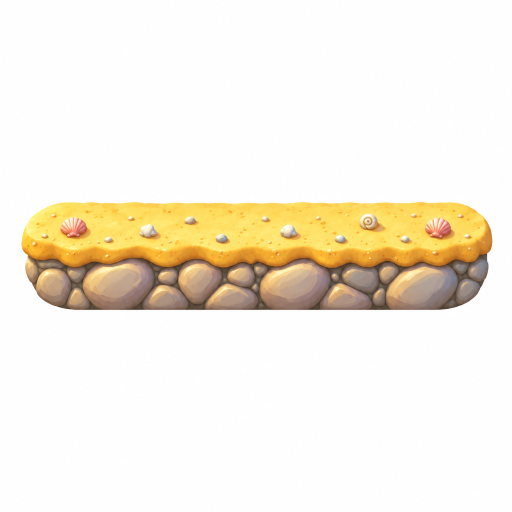
#> input picture art/map_src/plinth_beach_src.png, 1024 x 1024 px (shown at 1/2 size); its folder holds only this picture in this run
$ python cut_plinths.py
#> lines starting #> are read from the running program, lines starting #| are printed output that depends on the picture
"""Cuts the map plinths (side-view ground pieces under the buildings) out of their white background.

python tools/art/cut_plinths.py
Reads art/map_src/plinth_<land>_src.png, writes unity/Assets/_Game/Art/Resources/Map/plinth_<land>.png,
trimmed, 512 px wide. The white around the piece is found by a flood fill from the picture's edge, so white
inside it (flowers, shells) stays.
"""
from collections import deque
from pathlib import Path
from PIL import Image, ImageFilter

ROOT = Path(__file__).resolve().parents[2]
SRC = ROOT / "art/map_src"
OUT = ROOT / "unity/Assets/_Game/Art/Resources/Map"
WIDTH = 512


def cut(src, dst):
    im = Image.open(src).convert("RGB")
    w, h = im.size
#> w = 1024; h = 1024
    px = im.load()
    bg = [[False] * w for _ in range(h)]
    q = deque((x, y) for x in range(w) for y in (0, h - 1))
    q.extend((x, y) for y in range(h) for x in (0, w - 1))
    while q:
        x, y = q.popleft()
        if not (0 <= x < w and 0 <= y < h) or bg[y][x]:
            continue
        r, g, b = px[x, y]
        if min(r, g, b) < 225:
            continue
        bg[y][x] = True
        q.extend(((x + 1, y), (x - 1, y), (x, y + 1), (x, y - 1)))
#> this loop made 3425396 passes
#> (r, g, b) on passes 1 to 3: (254, 255, 255), (254, 254, 254), (254, 254, 254)
#> after the loop, bg = 1024 items
    mask = Image.new("L", (w, h), 0)
#> mask: PIL image 1024x1024 L; every value is 0
    mp = mask.load()
    for y in range(h):
        for x in range(w):
            if not bg[y][x]:
                mp[x, y] = 255
    # A one-pixel soft edge instead of the white fringe.
    mask = mask.filter(ImageFilter.MinFilter(3)).filter(ImageFilter.GaussianBlur(0.8))
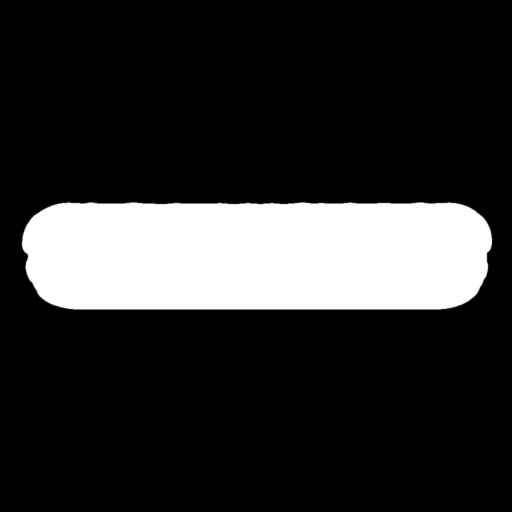
#> mask: PIL image 1024x1024 L (shown at 1/2 size); min 0, max 255, mean 46.4
    out = im.convert("RGBA")
#> out is the input picture: PIL image 1024x1024 RGBA; mean R, G, B, A 245.6, 238.7, 225.3, 255
    out.putalpha(mask)
    out = out.crop(mask.getbbox())
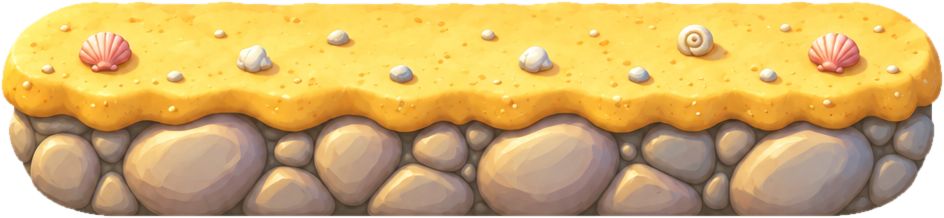
#> out: PIL image 944x218 RGBA; mean R, G, B, A 210.9, 176.3, 107.7, 236.5; transparent parts drawn white
    out = out.resize((WIDTH, round(out.height * WIDTH / out.width)), Image.LANCZOS)
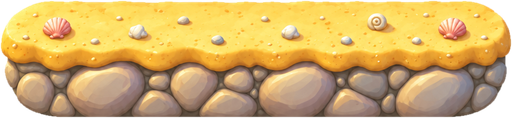
#> out: PIL image 512x118 RGBA; mean R, G, B, A 197.7, 162.8, 93.7, 236.5; transparent parts drawn white
    out.save(dst, optimize=True)


if __name__ == "__main__":
    OUT.mkdir(parents=True, exist_ok=True)
    for src in sorted(SRC.glob("plinth_*_src.png")):
        cut(src, OUT / src.name.replace("_src", ""))
        print(src.name)

$ run again, on art/map_src/plinth_meadow_src.png
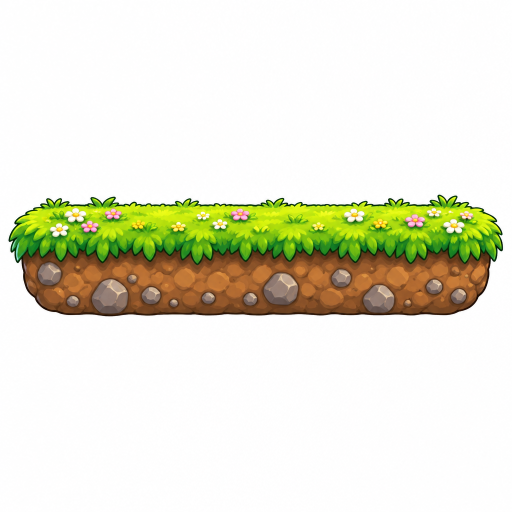
#> input picture art/map_src/plinth_meadow_src.png, 1024 x 1024 px (shown at 1/2 size)
#> the loop in cut, `while q:` made 3359244 passes
#> (r, g, b) on passes 1 to 3: (253, 255, 255), (253, 254, 253), (254, 254, 254)
#> after the loop in cut, `while q:`: bg = 1024 items
#> in cut, `mask = mask.filter(ImageFilter.MinFilter(3)).filter(ImageFilter.Gaussi..`:
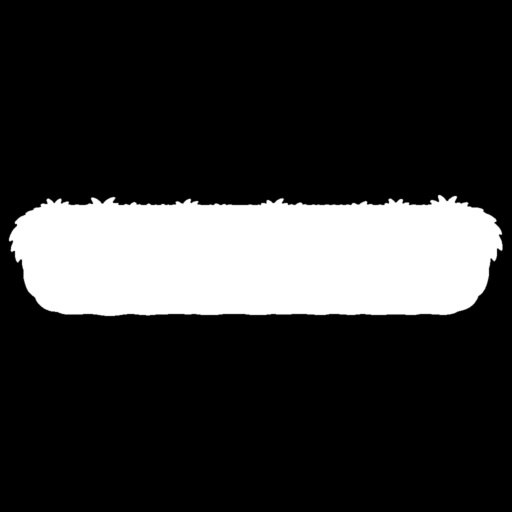
#> mask: PIL image 1024x1024 L (shown at 1/2 size); min 0, max 255, mean 50.3
#> in cut, out is the input picture: PIL image 1024x1024 RGBA; mean R, G, B, A 230.2, 230, 211.6, 255
#> in cut, `out = out.resize((WIDTH, round(out.height * WIDTH / out.width)), Image..`:
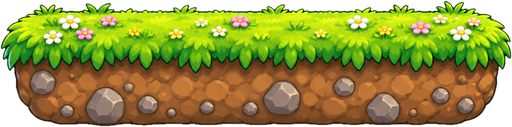
#> out: PIL image 512x127 RGBA; mean R, G, B, A 116.8, 116.5, 37.3, 216.2; transparent parts drawn white
